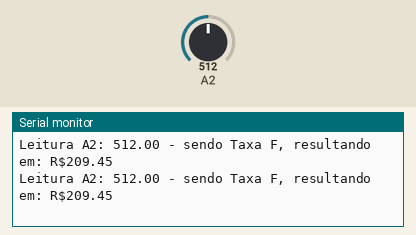
Simulated run of this sketch. Board: Arduino Uno, built with avr-gcc and run on an emulated ATmega328P. Parts: the last lines printed to the serial monitor. The inputs (shaded band) are chosen by the test bench; at power-on: A2 = 512.

Above: at 1.2 s.
1.3 s: A2 set to 306
At 1.38 s:
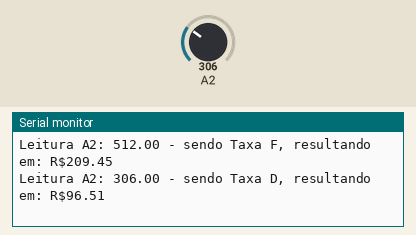
3.3 s: A2 set to 122
At 3.4 s:
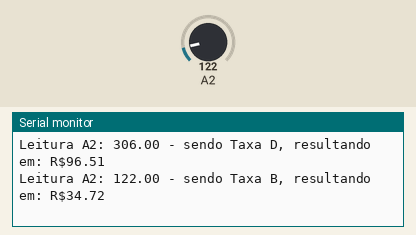
5.3 s: A2 set to 0
At 5.43 s:
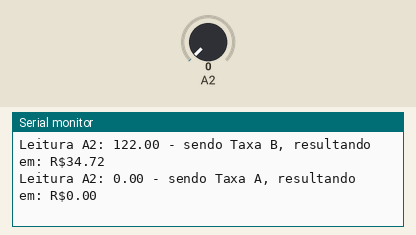
7.3 s: A2 set to 511
At 7.47 s:
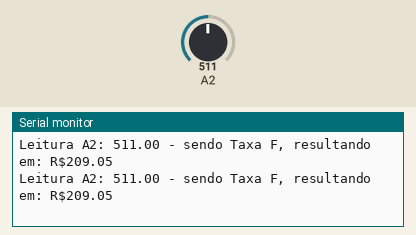
10.3 s: A2 set to 1023
At 10.34 s:
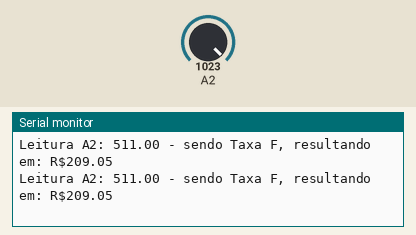
13.3 s: A2 set to 900
At 17.25 s:
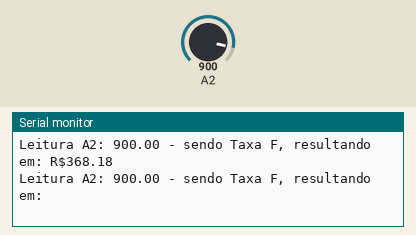
Timing chart, 0 to 17.3 s (numbered marks = the images above; inputs shaded):
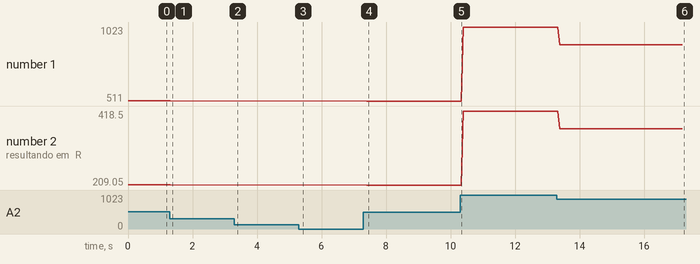

The sketch:

EXEMPLO1_MODIFICADO.ino
```cpp
/* Mude a entrada para A1
   Aumente 1 no divisor
   comece o multiplicador em 3.5
   comece as faixas de comparação em 90 variando de 110 em 110
*/

void setup() {
  Serial.begin(9600);
}

int analogica = A2 * 1.0;
String entrada = "A2";
float Leitura;
float divisor = 13.0;
float MultiplcadorDeTensao = 3.3;
int comeco = 80;
int taxa = 100;


void loop() {
  float Leitura = analogRead(analogica);


  if (Leitura < comeco)
  {
    Serial.print("Leitura " + entrada + ": ");
    Serial.print(Leitura);
    Serial.print(" - sendo Taxa A, resultando em: R$");
    Serial.println(Leitura * (MultiplcadorDeTensao + 0.2) / divisor);
  }
  else if (Leitura >= comeco and Leitura < comeco + taxa)
  {
    Serial.print("Leitura " + entrada + ": ");
    Serial.print(Leitura);
    Serial.print(" - sendo Taxa B, resultando em: R$");
    Serial.println(Leitura * (MultiplcadorDeTensao + 0.4) / divisor);
  }
  else if (Leitura >= comeco + taxa and Leitura < comeco + (taxa * 2.0))
  {
    Serial.print("Leitura " + entrada + ": ");
    Serial.print(Leitura);
    Serial.print(" - sendo Taxa C, resultando em: R$");
    Serial.println(Leitura * (MultiplcadorDeTensao + 0.6) / divisor);
  }
  else if (Leitura >= comeco + (taxa * 2.0) and Leitura < comeco + (taxa * 3.0))
  {
    Serial.print("Leitura " + entrada + ": ");
    Serial.print(Leitura);
    Serial.print(" - sendo Taxa D, resultando em: R$");
    Serial.println(Leitura * (MultiplcadorDeTensao + 0.8) / divisor);
  }
  else if (Leitura >= comeco + (taxa * 3.0) and Leitura < comeco + (taxa * 4.0))
  {
    Serial.print("Leitura " + entrada + ": ");
    Serial.print(Leitura);
    Serial.print(" - sendo Taxa E, resultando em: R$");
    Serial.println(Leitura * (MultiplcadorDeTensao + 1.0) / divisor);
  }
  else
  {
    Serial.print("Leitura " + entrada + ": ");
    Serial.print(Leitura);
    Serial.print(" - sendo Taxa F, resultando em: R$");
    Serial.println(Leitura * (MultiplcadorDeTensao + 1.2) / (divisor - 2));
  }
}


/* Mude a entrada para A2
   Aumente 2 no divisor
   comece o multiplicador em 3.3
   comece as faixas de comparação em 80 variando de 100 em 100
*/
```

Measured:
- after the input at 1.3 s, the serial monitor: prints a new line after 0.07 s (image 1)
- after the input at 3.3 s, the serial monitor: prints a new line after 0.10 s (image 2)
- after the input at 5.3 s, the serial monitor: prints a new line after 0.12 s (image 3)
- after the input at 7.3 s, the serial monitor: prints a new line after 0.10 s (image 4)
- after the input at 13.3 s, the serial monitor: prints a new line after 0.08 s (image 6)
- plotted number 1: 512 → 511 after the input at 7.3 s, 511 → 1023 after the input at 10.3 s, 1023 → 900 after the input at 13.3 s
- plotted number 2: 209.45 → 209.05 after the input at 7.3 s, 209.05 → 418.5 after the input at 10.3 s, 418.5 → 368.18 after the input at 13.3 s
